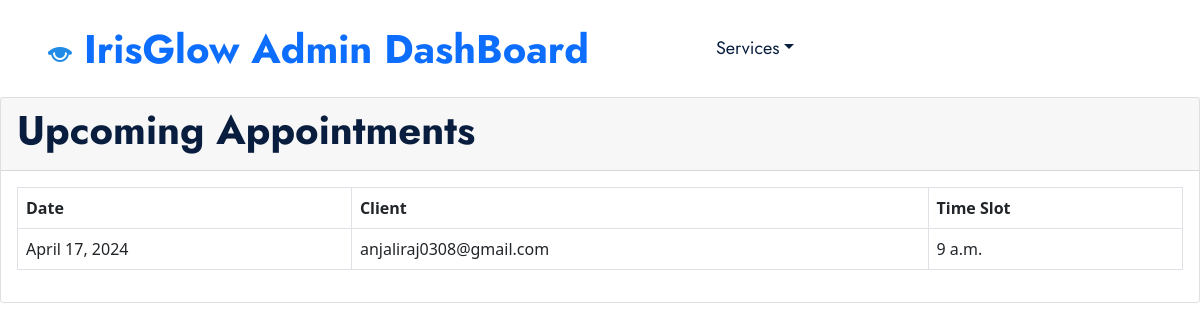
/appointment-list/ (signed in), run on the app's committed database.
### DoctorApp/models.py (models this page shows, shortened)
class Appointments(models.Model):
    TIME_CHOICES = [
        (datetime.strptime('09:00 AM', '%I:%M %p').time(), '09:00 AM'),
        (datetime.strptime('11:00 AM', '%I:%M %p').time(), '11:00 AM'),
        (datetime.strptime('01:00 PM', '%I:%M %p').time(), '01:00 PM'),
        (datetime.strptime('03:00 PM', '%I:%M %p').time(), '03:00 PM'),
        (datetime.strptime('05:00 PM', '%I:%M %p').time(), '05:00 PM'),
    ]
    STATUS_CHOICES = [
        ('scheduled', 'Scheduled'),
        ('confirmed', 'Confirmed'),
        ('completed', 'Completed'),
    ]
    date = models.DateField()
    client = models.ForeignKey(
        CustomUser,
        on_delete=models.CASCADE,
        related_name='client_appointments',
        limit_choices_to={'role': CustomUser.DOCTOR}
    )
    therapist = models.ForeignKey(
        CustomUser,
        on_delete=models.CASCADE,
        related_name='therapist_appointments',
        limit_choices_to={'role': CustomUser.DOCTOR}
    )
    time_slot = models.TimeField(choices=TIME_CHOICES, null=True)
    created_date = models.DateTimeField(auto_now_add=True,null=True)
    modified_date = models.DateTimeField(auto_now=True, null=True)
    cancelled_date = models.DateTimeField(null=True, blank=True, default=None)
    status = models.CharField(max_length=20, choices=STATUS_CHOICES, default='scheduled')
    canceled_by_patient = models.BooleanField(default=False)

### IrisGlowApp/models.py (models this page shows, shortened)
class CustomUser(AbstractUser):
    PATIENT = 1
    DOCTOR = 2
    SPECTS = 3
    ADMIN = 4
    ROLE_CHOICE = (
        (PATIENT, 'Patient'),
        (DOCTOR, 'Doctor'),
        (SPECTS, 'Spects'),
        (ADMIN,'Admin'),
    )
    username=None
    first_name = models.CharField(max_length=50)
    last_name = models.CharField(max_length=50)
    USERNAME_FIELD = 'email'
    email = models.EmailField(max_length=100, unique=True)
    phone = models.CharField(max_length=12, blank=True)
    password = models.CharField(max_length=128)
    role = models.PositiveSmallIntegerField(choices=ROLE_CHOICE, blank=True, null=True,default='1')
    is_admin = models.BooleanField(default=False)
    is_staff = models.BooleanField(default=False)
    is_active = models.BooleanField(default=True)
    is_superadmin = models.BooleanField(default=False)
    REQUIRED_FIELDS = ['first_name','last_name', 'phone']
    objects = UserManager()

### IrisGlowApp/views.py (the view)
# urls.py: path('appointment-list/', appointment_list, name='appointment-list'),
@login_required
def appointment_list(request):
    appointments = Appointments.objects.filter(date__gte=date.today()).order_by('date', 'time_slot')
    context = {'appointments': appointments}
    return render(request, 'appointment_list.html', context)

### template/appointment_list.html (shortened to what this page needs)
{% load static %}
<!DOCTYPE html>
<html lang="en">
<head>
    <link href="https://cdnjs.cloudflare.com/ajax/libs/font-awesome/5.10.0/css/all.min.css" rel="stylesheet">
    <link href="https://cdn.jsdelivr.net/npm/bootstrap-icons@1.4.1/font/bootstrap-icons.css" rel="stylesheet">
    <link href="{% static 'lib/owlcarousel/assets/owl.carousel.min.css' %}" rel="stylesheet">
    <link href="{% static 'lib/animate/animate.min.css' %}" rel="stylesheet">
    <link href="{% static 'lib/tempusdominus/css/tempusdominus-bootstrap-4.min.css' %}" rel="stylesheet" />
    <link href="{% static 'lib/twentytwenty/twentytwenty.css' %}" rel="stylesheet" />
    <link href="{% static 'css/bootstrap.min.css' %}" rel="stylesheet" />
    <link href="https://cdn.jsdelivr.net/npm/bootstrap@5.0.0/dist/css/bootstrap.min.css" rel="stylesheet">
    <link href="{% static 'css/style.css' %}" rel="stylesheet" />
</head>
<body>
    <nav class="navbar navbar-expand-lg bg-white navbar-light shadow-sm px-5 py-3 py-lg-0">
        <a href="index.html" class="navbar-brand p-0">
            <h1 class="m-0 text-primary">
                <img src="{% static 'img/img1.png' %}">
              IrisGlow Admin DashBoard</h1>
        </a>
                {% if user.is_staff %}
                <div class="collapse navbar-collapse ms-5 mr-5 justify-content-end" id="navbarCollapse">
                    <div class="navbar-nav ms-5 mr-5 py-0 justify-content-end">
                        <a href="{% url 'admindashboard' %}" class="nav-item nav-link active">Home</a>
                        <a href="{% url 'admin:index' %}" class="nav-item nav-link ">DashBoard</a>
                       {% comment %} <a href="{% url 'addDoctor' %}" class="nav-item nav-link ">Add Doctor</a>
                       <a href="{% url 'userdata' %}" class="nav-item nav-link ">Users</a>  {% endcomment %}
                        <a href="" class="nav-item nav-link "><span>Welcome,{{user.first_name}}</span></a>
                        <a href="{% url 'logout' %}" class="nav-item nav-link ">Logout</a>
                    </div>
                </div>
                {% else %}
                <div class="collapse navbar-collapse ms-5 mr-5 justify-content-between" id="navbarCollapse">
                    <div class="navbar-nav ms-5 mr-5 py-0 justify-content-end">
                        <div class="nav-item dropdown">
                            <a href="#" class="nav-link dropdown-toggle" data-bs-toggle="dropdown">Services</a>
                        </div>
                    {% endif %}
                </div>
            </nav>
<div class="card">
    <div class="card-header">
        <h1 class="card-title">Upcoming Appointments</h1>
    </div>
    <div class="card-body">
        <div class="table-responsive">
            <table class="table table-bordered table-hover">
                <thead>
                    <tr>
                        <th>Date</th>
                        <th>Client</th>
                        <th>Time Slot</th>
                    </tr>
                </thead>
                <tbody>
                    {% for appointment in appointments %}
                        <tr>
                            <td>{{ appointment.date }}</td>
                            <td>{{ appointment.client }}</td>
                            <td>{{ appointment.time_slot }}</td>
                        </tr>
                    {% endfor %}
                </tbody>
            </table>
        </div>
    </div>
</div>

### static/css/style.css (style rules this page uses)
:root { --primary: #06A3DA; --secondary: #F57E57; --light: #EEF9FF; --dark: #091E3E; }
h1, h2, .font-weight-bold { font-weight: 700 !important; }
.navbar-light .navbar-nav .nav-link { font-family: 'Jost', sans-serif; padding: 35px 15px; font-size: 18px; color: var(--dark); outline: none; transition: .5s; }

### data on the page
Appointments: date "April 17, 2024", client "anjaliraj0308@gmail.com", time_slot "9 a.m."
